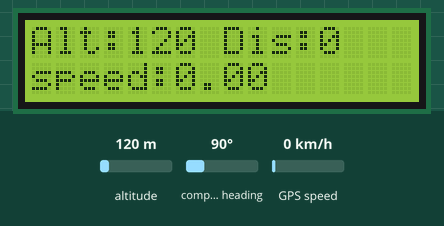
The sketch below on a simulated Arduino Uno, built with avr-gcc and run on an emulated ATmega328P. Parts: 16×2 character LCD. The test bench sets the inputs (shaded band); at power-on: altitude 120 m, GPS speed 0 km/h, compass heading 90°. The GPS gets a fix after 3 s at 37.7749, -122.4194 with 8 satellites; what the sketch prints to the serial monitor is not drawn.

Above: at 6.2 s.
6.3 s: altitude set to 250 m
At 7.8 s:
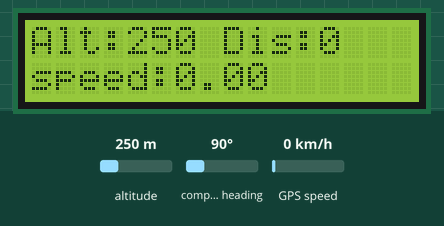
8.6 s: GPS speed set to 2 km/h
At 9.4 s:
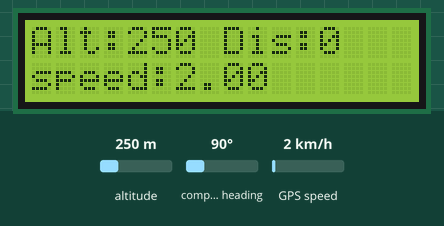
10.6 s: altitude set to 500 m
At 12.1 s:
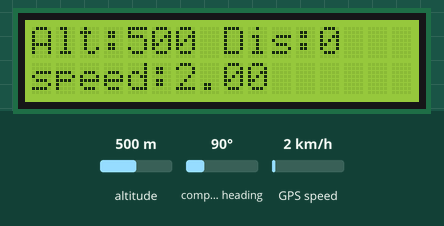
12.6 s: GPS speed set to 30 km/h
At 13.7 s:
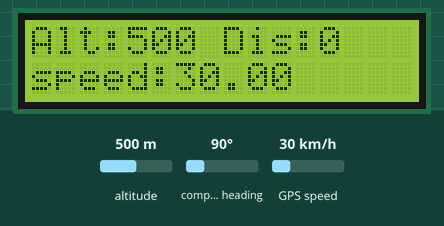
Timing chart, 0 to 15.6 s (numbered marks = the images above; inputs shaded):
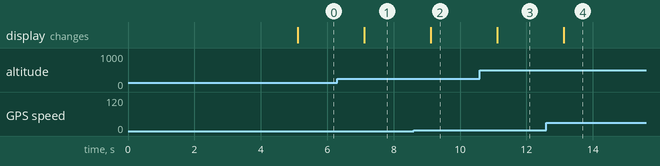

Measured:
- after the input at 6.3 s, the display: changes after 0.81 s (image 1)
- after the input at 8.6 s, the display: changes after 0.52 s (image 2)
- after the input at 10.6 s, the display: changes after 0.52 s (image 3)
- after the input at 12.6 s, the display: changes after 0.52 s (image 4)

The sketch:

bbrev1.ino
```cpp
#include <TinyGPS++.h>
#include <SoftwareSerial.h>
#include <LiquidCrystal.h>

double lat1;
double lng1;
int flag=0;
int flag2=0;
int distance;
int totaldis=0;
double x;
double y;
double maxspeedval=0;
int basealtitude;
int maxalt=0;
int flag3=0;
int flag4=1;

int currentalt;

static const int RXPin = 4, TXPin = 3;
static const uint32_t GPSBaud = 9600;
const int rs = 5, en = 6, d4 = 8, d5 = 9, d6 = 10, d7 = 11;
LiquidCrystal lcd(rs, en, d4, d5, d6, d7);


// The TinyGPS++ object
TinyGPSPlus gps;

// The serial connection to the GPS device
SoftwareSerial ss(RXPin, TXPin);

void setup(){
  Serial.begin(9600);
  ss.begin(GPSBaud);
  lcd.begin(16, 2);
  lcd.print("System OK");

  delay(5000);


}

void maxspeed()
{ double sped=(gps.speed.kmph());
  if(maxspeedval<sped)
  {
     maxspeedval=sped;
  }

}


void totaldistance(double a,double b)
{
  if(flag2==0)
  {
    x=lat1;
    y=lng1;
    flag2++;
  }

  distance=TinyGPSPlus::distanceBetween(x,y,a,b);

  x=a;
  y=b;

 totaldis=(totaldis+distance);

}

void maxaltitude()
{
 /* if(flag3<4)
  {
    basealtitude=(gps.altitude.meters());
    flag3++;
    //delay(1000);

  }*/

   currentalt=(gps.altitude.meters());

   if(maxalt<currentalt)
   {
    maxalt=currentalt;
   }

}

void loop(){
  // This sketch displays information every time a new sentence is correctly encoded.
  while (ss.available() > 0){
    gps.encode(ss.read());
    if (gps.location.isUpdated()){


            if(flag==0)
            {
             lat1=(gps.location.lat());
            lng1=(gps.location.lng());
            flag++;
            }

      maxspeed();

     double lat2=(gps.location.lat());
     double lng2=(gps.location.lng());


      if(((flag4)%2)==0)
      {
      totaldistance(lat2,lng2);
      }

      if(((flag4)%2)==0)
      {
      maxaltitude();
      }
      flag4++;


     // Serial.print(gps.location.lat(),6);
     // Serial.print("  ");
     // Serial.print(gps.location.lng(),6);
     // Serial.print("  ");
     // Serial.print(lat1,6);
     // Serial.print("  ");
    //  Serial.print(lng1,6);
     // Serial.print("  ");
    //  Serial.print(maxspeedval);
     // Serial.print("  ");
   //   Serial.print(gps.speed.kmph(),6);
  //    Serial.print("  ");
      Serial.print(totaldis,6);
      Serial.print(" ");
      Serial.print(gps.altitude.meters(),6);
      Serial.print(" ");
      Serial.print(maxalt);
      Serial.print(" ");
      Serial.print(currentalt);
      Serial.print(" ");
      Serial.print(basealtitude);
      Serial.print("\n");


      lcd.clear();
      lcd.print("Alt:");
      lcd.print(maxalt-basealtitude);
      lcd.print(" ");
      lcd.print("Dis:");
      lcd.print(totaldis);
      lcd.setCursor(0, 1);
      lcd.print("speed:");
      lcd.print(maxspeedval);


    }
  }
}
```
